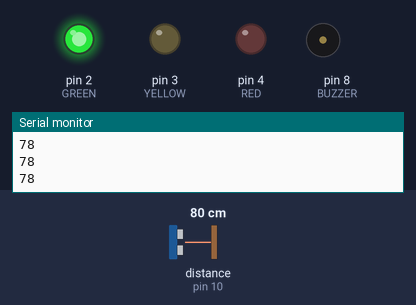
This sketch was run on a simulated Arduino Uno, built with avr-gcc and run on an emulated ATmega328P. Parts: output pins drawn as LEDs (lit = HIGH), buzzer (waves = sounding), the last lines printed to the serial monitor. Wiring (inferred from the names in the program): ultrasonic range finder: trigger pin 9; echo pin 10. Inputs (shaded band) come from the test bench; at power-on: distance to the obstacle (sensor on pin 10) 80 cm. The echo pulse lasts 58.3 µs per cm; pins used as bus, display or sensor lines are not drawn.

Above: at 1.2 s.
1.3 s: distance to the obstacle (sensor on pin 10) set to 33 cm
2.8 s: distance to the obstacle (sensor on pin 10) set to 29 cm
At 3.0 s:
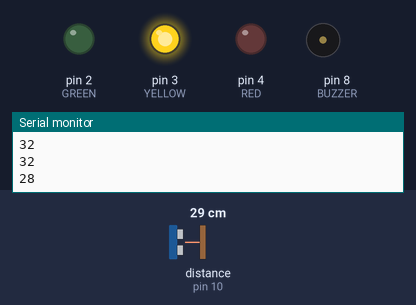
5.8 s: distance to the obstacle (sensor on pin 10) set to 19 cm
8.8 s: distance to the obstacle (sensor on pin 10) set to 14 cm
At 8.95 s:
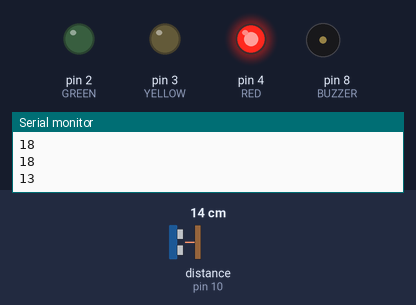
11.8 s: distance to the obstacle (sensor on pin 10) set to 8 cm
14.8 s: distance to the obstacle (sensor on pin 10) set to 5 cm
At 15.7 s:
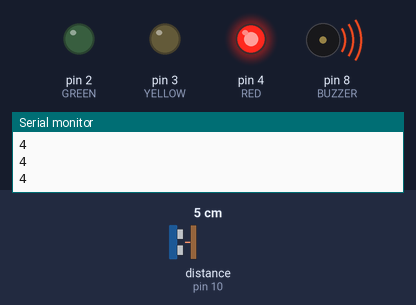
Timing chart, 0 to 17.4 s (numbered marks = the images above; inputs shaded):
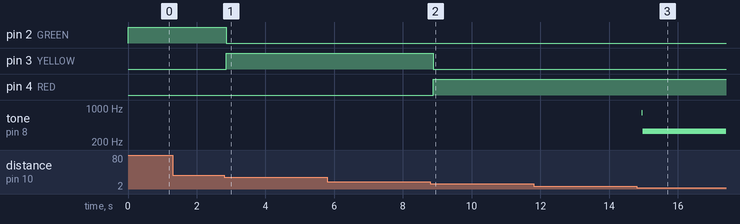

The sketch:

smart-parking-system.ino
```cpp
#define TRIG 9
#define ECHO 10

#define GREEN 2
#define YELLOW 3
#define RED 4
#define BUZZER 8

void setup() {
  pinMode(TRIG, OUTPUT);
  pinMode(ECHO, INPUT);

  pinMode(GREEN, OUTPUT);
  pinMode(YELLOW, OUTPUT);
  pinMode(RED, OUTPUT);
  pinMode(BUZZER, OUTPUT);

  Serial.begin(9600);
}

long getDistance() {
  digitalWrite(TRIG, LOW);
  delayMicroseconds(2);

  digitalWrite(TRIG, HIGH);
  delayMicroseconds(10);
  digitalWrite(TRIG, LOW);

  long duration = pulseIn(ECHO, HIGH);
  long distance = duration * 0.034 / 2;

  return distance;
}

void loop() {
  long distance = getDistance();

  Serial.println(distance);

  // Reset all LEDs
  digitalWrite(GREEN, LOW);
  digitalWrite(YELLOW, LOW);
  digitalWrite(RED, LOW);
  digitalWrite(BUZZER, LOW);

  if (distance > 30) {
    digitalWrite(GREEN, HIGH);
    delay(200);
  }

  else if (distance > 15 && distance <= 30) {
    digitalWrite(YELLOW, HIGH);
    digitalWrite(BUZZER, HIGH);
    delay(300);
    digitalWrite(BUZZER, LOW);
    delay(300);
  }

  else if (distance > 5 && distance <= 15) {
    digitalWrite(RED, HIGH);
    digitalWrite(BUZZER, HIGH);
    delay(150);
    digitalWrite(BUZZER, LOW);
    delay(150);
  }

  else {
    digitalWrite(RED, HIGH);
    digitalWrite(BUZZER, HIGH);
  }
}
```

Measured:
- the behaviour switches between 32 and 31 cm on distance to the obstacle (sensor on pin 10) (found by bisection; images 0 and 1)
- the behaviour switches between 17 and 16 cm on distance to the obstacle (sensor on pin 10) (found by bisection; images 1 and 2)
- the behaviour switches between 7 and 6 cm on distance to the obstacle (sensor on pin 10) (found by bisection; images 2 and 3)
- after the input at 2.8 s, pin 2 (GREEN): HIGH → LOW after 0.06 s; pin 3 (YELLOW): LOW → HIGH after 0.06 s
- after the input at 8.8 s, pin 3 (YELLOW): HIGH → LOW after 0.08 s; pin 4 (RED): LOW → HIGH after 0.08 s
- after the input at 14.8 s, tone on pin 8 (BUZZER): silent → 805 Hz after 0.14 s, → 335 Hz 0.04 s later
